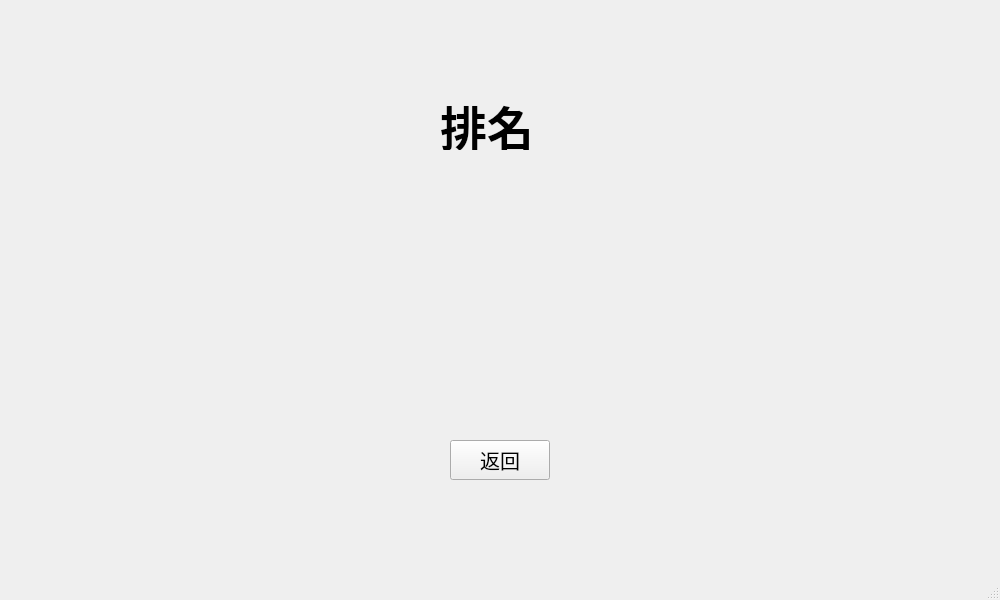
<?xml version="1.0" encoding="UTF-8"?>
<ui version="4.0">
 <class>RankingWindow</class>
 <widget class="QMainWindow" name="RankingWindow">
  <property name="geometry">
   <rect>
    <x>0</x>
    <y>0</y>
    <width>1000</width>
    <height>600</height>
   </rect>
  </property>
  <property name="windowTitle">
   <string>MainWindow</string>
  </property>
  <widget class="QWidget" name="centralwidget">
   <widget class="QLabel" name="label">
    <property name="geometry">
     <rect>
      <x>440</x>
      <y>100</y>
      <width>120</width>
      <height>50</height>
     </rect>
    </property>
    <property name="font">
     <font>
      <pointsize>35</pointsize>
      <weight>75</weight>
      <bold>true</bold>
      <underline>true</underline>
     </font>
    </property>
    <property name="text">
     <string>排名</string>
    </property>
   </widget>
   <widget class="QPushButton" name="pushButton">
    <property name="geometry">
     <rect>
      <x>450</x>
      <y>440</y>
      <width>100</width>
      <height>40</height>
     </rect>
    </property>
    <property name="font">
     <font>
      <pointsize>15</pointsize>
     </font>
    </property>
    <property name="text">
     <string>返回</string>
    </property>
   </widget>
  </widget>
  <widget class="QMenuBar" name="menubar">
   <property name="geometry">
    <rect>
     <x>0</x>
     <y>0</y>
     <width>1000</width>
     <height>26</height>
    </rect>
   </property>
  </widget>
  <widget class="QStatusBar" name="statusbar"/>
 </widget>
 <resources/>
 <connections/>
</ui>
